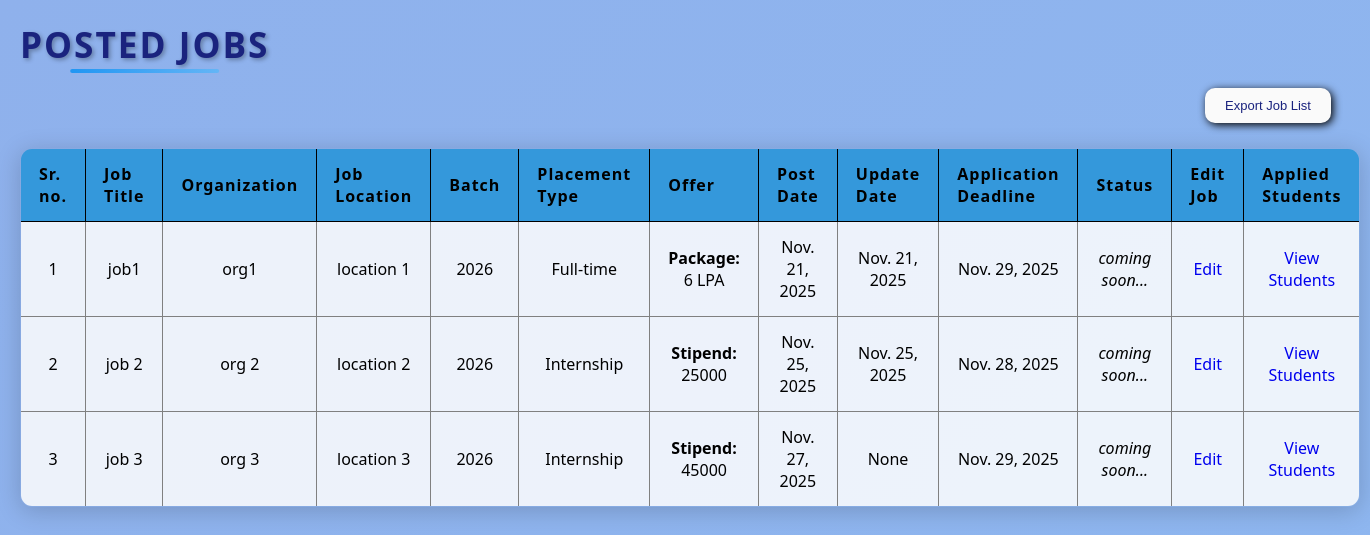
Before: /admin_home/view_jobs/ (signed in) with the older database file.
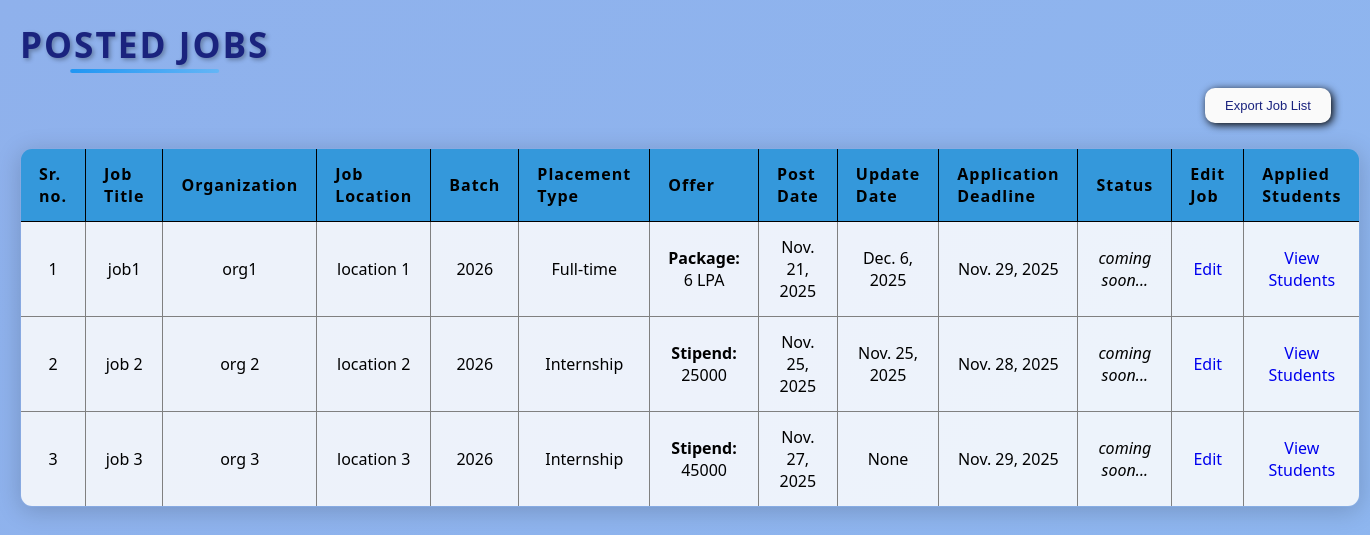
After: the same page with the newer database file.
### placement/models.py (models this page shows, shortened)
class Job(models.Model):
    job_id = models.UUIDField(primary_key=True, default=uuid.uuid4, editable=False)
    title = models.CharField(max_length=100)
    organization = models.CharField(max_length=100)
    location = models.CharField(max_length=100)
    description = models.TextField()
    placement_type = models.CharField(max_length=50)
    job_stipend = models.CharField(max_length=50)
    package = models.CharField(max_length=50)
    eligiblity_batch = models.CharField(max_length=50)
    eligiblity_10_marks = models.DecimalField(max_digits=5, decimal_places=2)
    eligiblity_12_marks = models.DecimalField(max_digits=5, decimal_places=2)
    eligiblity_college_marks = models.DecimalField(max_digits=5, decimal_places=2)
    eligiblity_others = models.TextField()
    application_deadline = models.DateField()
    question1 = models.CharField(max_length=200, blank=True, null=True)
    question2 = models.CharField(max_length=200, blank=True, null=True)
    question3 = models.CharField(max_length=200, blank=True, null=True)
    question4 = models.CharField(max_length=200, blank=True, null=True)
    question5 = models.CharField(max_length=200, blank=True, null=True)
    question6 = models.CharField(max_length=200, blank=True, null=True)
    question7 = models.CharField(max_length=200, blank=True, null=True)
    question8 = models.CharField(max_length=200, blank=True, null=True)
    question9 = models.CharField(max_length=200, blank=True, null=True)
    question10 = models.CharField(max_length=200, blank=True, null=True)
    type1 = models.CharField(max_length=20, blank=True, null=True)
    type2 = models.CharField(max_length=20, blank=True, null=True)
    type3 = models.CharField(max_length=20, blank=True, null=True)
    type4 = models.CharField(max_length=20, blank=True, null=True)
    type5 = models.CharField(max_length=20, blank=True, null=True)
    type6 = models.CharField(max_length=20, blank=True, null=True)
    type7 = models.CharField(max_length=20, blank=True, null=True)
    type8 = models.CharField(max_length=20, blank=True, null=True)
    type9 = models.CharField(max_length=20, blank=True, null=True)
    type10 = models.CharField(max_length=20, blank=True, null=True)
    post_date = models.DateField(auto_now_add=True)
    update_date = models.DateField(blank=True, null=True)

### placement/views.py (the view)
# urls.py: path('admin_home/view_jobs/', views.view_jobs, name='view_jobs'),
@login_required(login_url='/admin_login/')
def view_jobs(request):
    job_list = Job.objects.all()
    return render(request, "view_jobs.html", {"job_list": job_list})

### templates/view_jobs.html (shortened to what this page needs)
{% load static %}
<!DOCTYPE html>
<html lang="en">
<head>
    <link rel="stylesheet" href="{% static 'CSS/view_jobs.css' %}">
</head>
<body class="job-view-body">
    <h2 id="posted-jobs" > Posted Jobs</h2><br>
    <button class="export-btn" onclick="window.location.href='{% url 'export_jobs' %}'"> Export Job List </button>
    {% if job_list %}
        <table border="1" class="job-table">
            <tr style="border: 1px solid #000000;">
                <th>Sr. no.</th>
                <th>Job Title</th>
                <th>Organization</th>
                <th>Job Location</th>
                <th>Batch</th>
                <th>Placement Type </th>
                <th>Offer</th>
                <th>Post Date</th>
                <th>Update Date</th>
                <th>Application Deadline</th>
                <th>Status</th>
                <th>Edit Job</th>
                <th>Applied Students</th>
            </tr>
            {% for job in job_list %}
            <tr>
                <td>{{ forloop.counter }}</td>
                <td>{{ job.title }}</td>
                <td>{{ job.organization }}</td>
                <td>{{ job.location }}</td>
                <td>{{job.eligiblity_batch}}</td>
                <td>{{ job.placement_type }}</td>
                <td>
                    {% if job.placement_type == "Internship" %}
                        <strong>Stipend:</strong> {{ job.job_stipend }}
                    {% elif job.placement_type == "Full-time" %}
                        <strong>Package:</strong> {{ job.package }} LPA
                    {% elif job.placement_type == "Internship + PPO" %}
                        <strong>Stipend:</strong> {{ job.job_stipend }}<br>
                        <strong>PPO:</strong> {{ job.package }} LPA
                    {% else %}
                        N/A
                    {% endif %}
                </td>
                <td>{{ job.post_date }}</td>
                <td>{{job.update_date}}</td>
                <td>{{ job.application_deadline }}</td>
                <td style="font-style: italic;">coming soon...</td>
                <td><a href="{% url 'edit_job' job.job_id %}">Edit</a></td>
                <td><a href="{% url 'applied_student_list' job.job_id %}">View Students</a></td>
            </tr>
            {% endfor %}
        </table>
    {% else %}
        <p>No Jobs Available Yet</p>
    {% endif %}
</body>
</html>

Changed rows visible on the page:
changed Job "job1": update_date "Nov. 21, 2025" → "Dec. 6, 2025"
